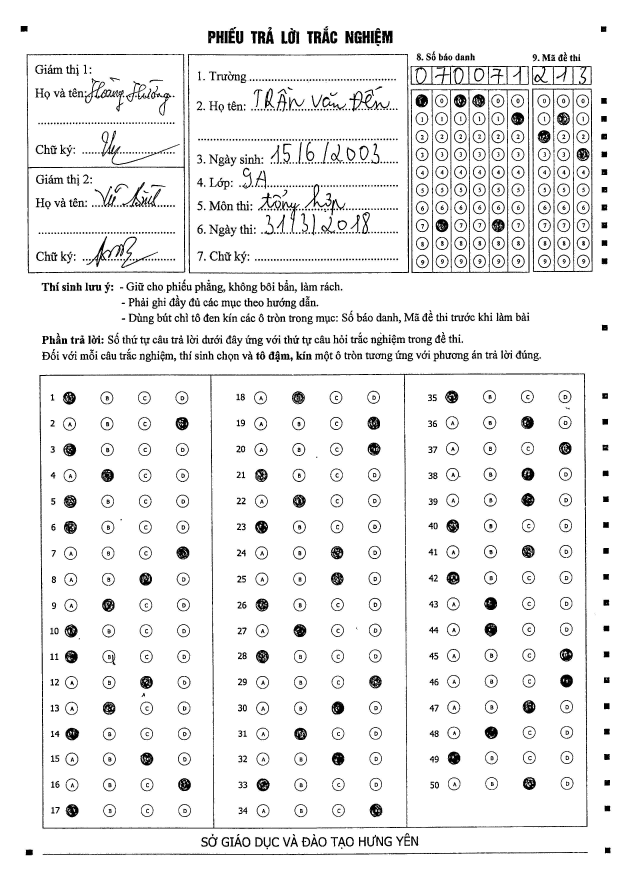
#> input picture data/images/20180402-1100 Bai thi 1.JPG, 2500 x 3524 px (shown at 1/4 size)
$ python -i main.py   (imports and definitions only)
#> lines starting #> are read from the running program, lines starting #| are printed output that depends on the picture; after the words box and inside, x2 and y2 are one past the last pixel; in counts of white or black regions, pixels touching at a corner belong together
#> further down, picture is the input picture: shape (3524, 2500, 3); min 0, max 255, mean 237.8
### utils.py
import base64
import math
import cv2 as cv
from imutils.perspective import four_point_transform
import numpy as np


def get_threshold(im):
    """
    perform a guassian blur and threshold on a image for image processing.
    Returns the blurred and thresholded image.


    :param im:
    :return:
    """

    blurred = cv.GaussianBlur(im, (5,5), 0)
    _, threshold = cv.threshold(blurred, 0, 255, cv.THRESH_BINARY_INV | cv.THRESH_OTSU)
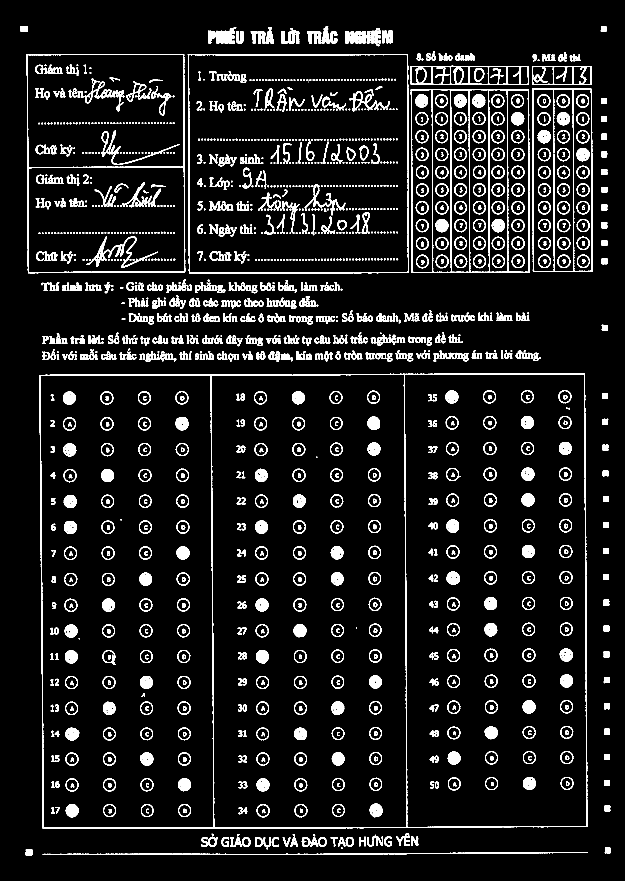
#> threshold: shape (3524, 2500) (shown at 1/4 size); 7.3% white; 1776 white regions (6 under 20 px)
    return threshold


# [60 lines left out: functions get_transform, rotate_image, encode_image, not called in this run]

### main.py
import os
import sys
import argparse
import json
import re
import cv2 as cv
from imutils.perspective import four_point_transform
import pyzbar.pyzbar as pyzbar
import parser_config
import utils
from test_box import TestBox

class Grader:
# Tim khu vuc bai lam:
    def find_page(self, im):
        # Tim va tra ve o thong tin tra loi trong anh bai lam:
        """
              Tim va tra ve khu vưc bài làm với hình cho trước.

               Args:
                   im (numpy.ndarray): ảnh thử nghiệm.

               Returns:
                   numpy.ndarray: An ndarray representing the test box in the image.

               """
        # Convert image to grayscale then blur to better detect contours.
        imgray = cv.cvtColor(im, cv.COLOR_BGR2GRAY)
        threshold = utils.get_threshold(imgray)

        # Find contour for entire page.
        contours, _ = cv.findContours(threshold, cv.RETR_EXTERNAL,
                                      cv.CHAIN_APPROX_SIMPLE)
#> contours = 582 contours, 13 with area under 20; largest, box (x1, y1, x2, y2) and area: (158, 1494, 2350, 3315) 2559280, (751, 216, 1636, 1095) 769508, (106, 216, 741, 1093) 548891, (1643, 357, 2118, 1092) 345094, (2129, 354, 2370, 1088) 173788
        contours = sorted(contours, key=cv.contourArea, reverse=True)

        if len(contours) > 0:
            # Approximate the contour.
            for contour in contours:
                peri = cv.arcLength(contour, True)
                approx = cv.approxPolyDP(contour, 0.02 * peri, True)

                # Verify that contour has four corners.
                if len(approx) == 4:
                    page = approx
                    break
#> this loop made 2 passes
#> (peri, page) on pass 2: (3583.9, [[751, 218], [756, 1092], [1635, 1090], [1630, 216]])
#> peri on pass 1: 13450.2
        else:
            return None

        return four_point_transform(imgray, page.reshape(4, 2))
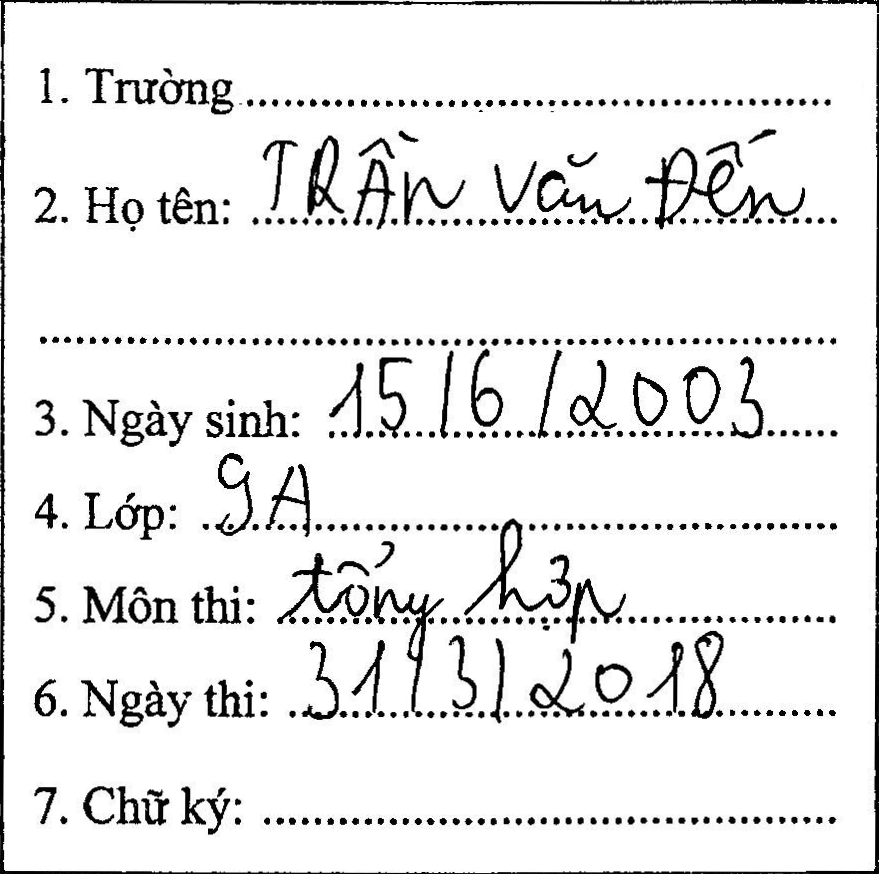
#> returned value: shape (874, 879); min 0, max 255, mean 234.1

        # Nhận diện mã QR code


    # [317 lines left out: functions decode_qr, image_is_upright, upright_image, scale_config_r, scale_config, load_correct_answers and 2 more, not called in this run]

>>> import cv2
>>> picture = cv2.imread('data/images/20180402-1100 Bai thi 1.JPG')
>>> result = Grader().find_page(picture)

$ run again, on data/images/20180402-1100 Bai thi 2.JPG
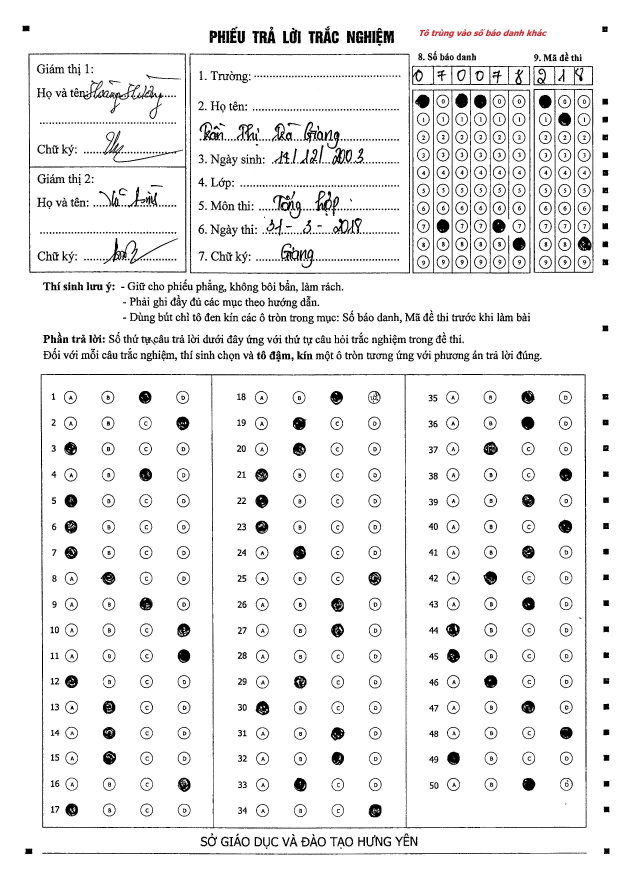
#> input picture data/images/20180402-1100 Bai thi 2.JPG, 2502 x 3521 px (shown at 1/4 size)
#> picture is the input picture: shape (3521, 2502, 3); mean B, G, R 237.4, 237.4, 237.5
#> in get_threshold, `_, threshold = cv.threshold(blurred, 0, 255, cv.THRESH_BINARY_INV | cv..`:
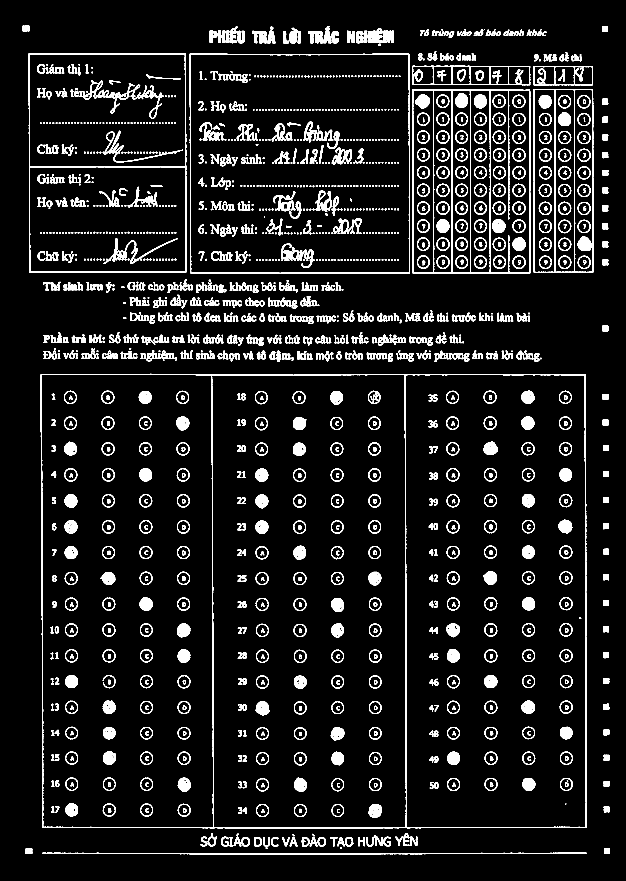
#> threshold: shape (3521, 2502) (shown at 1/4 size); 7.4% white; 1785 white regions (5 under 20 px)
#> contours = 726 contours, 17 with area under 20; largest, box (x1, y1, x2, y2) and area: (163, 1495, 2346, 3314) 1258366, (758, 214, 1640, 1095) 770612, (114, 213, 747, 1091) 549100, (1649, 358, 2123, 1094) 232689, (2134, 356, 2374, 1091) 173937
#> the loop in find_page, `for contour in contours:` made 2 passes
#> (peri, page) on pass 2: (3600.2, [[760, 214], [760, 1091], [1637, 1093], [1637, 217]])
#> in find_page, `return four_point_transform(imgray, page.reshape(4, 2))`:
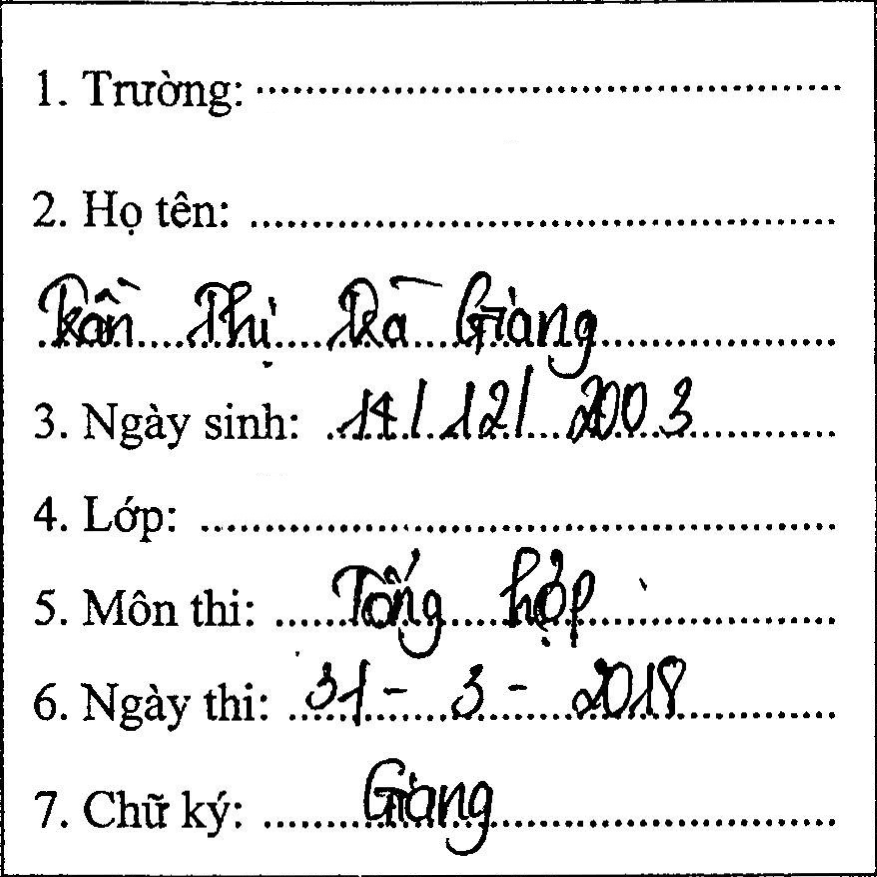
#> returned value: shape (877, 877); min 0, max 255, mean 233

$ run again, on data/images/20180402-1100 Bai thi 3.JPG
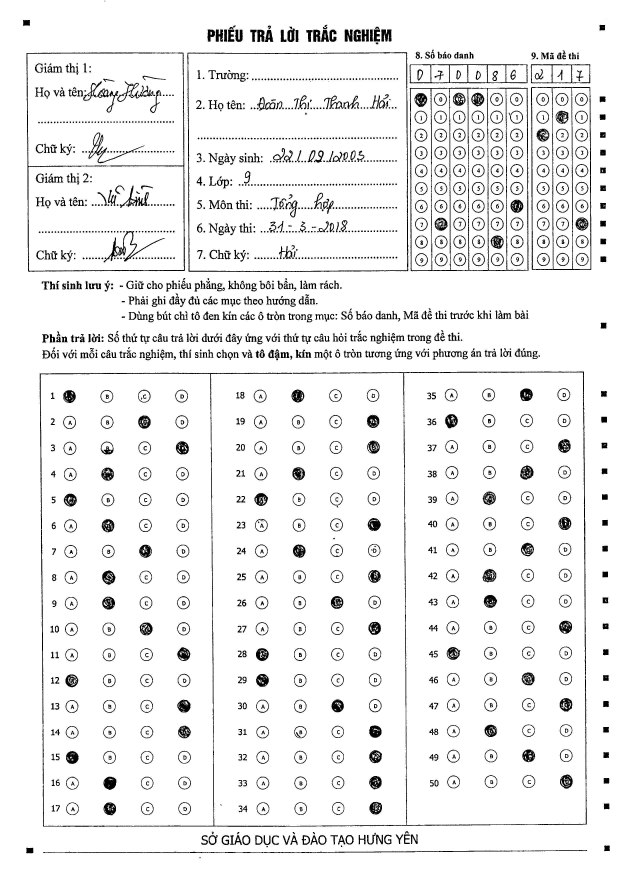
#> input picture data/images/20180402-1100 Bai thi 3.JPG, 2491 x 3518 px (shown at 1/4 size)
#> picture is the input picture: shape (3518, 2491, 3); min 0, max 255, mean 238.2
#> in get_threshold, `_, threshold = cv.threshold(blurred, 0, 255, cv.THRESH_BINARY_INV | cv..`:
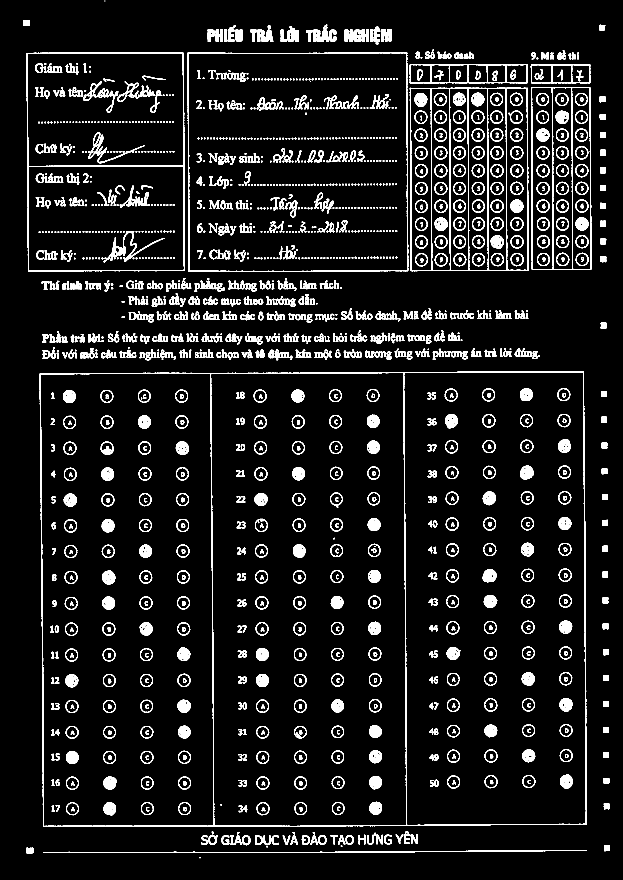
#> threshold: shape (3518, 2491) (shown at 1/4 size); 7.1% white; 1786 white regions (6 under 20 px)
#> contours = 604 contours, 17 with area under 20; largest, box (x1, y1, x2, y2) and area: (159, 1486, 2347, 3307) 2551430, (749, 209, 1633, 1088) 767490, (106, 210, 740, 1087) 547322, (1639, 351, 2114, 1085) 284062, (2124, 348, 2365, 1080) 172988
#> the loop in find_page, `for contour in contours:` made 2 passes
#> (peri, page) on pass 2: (3611.4, [[1627, 209], [750, 211], [755, 1086], [1632, 1082]])
#> in find_page, `return four_point_transform(imgray, page.reshape(4, 2))`:
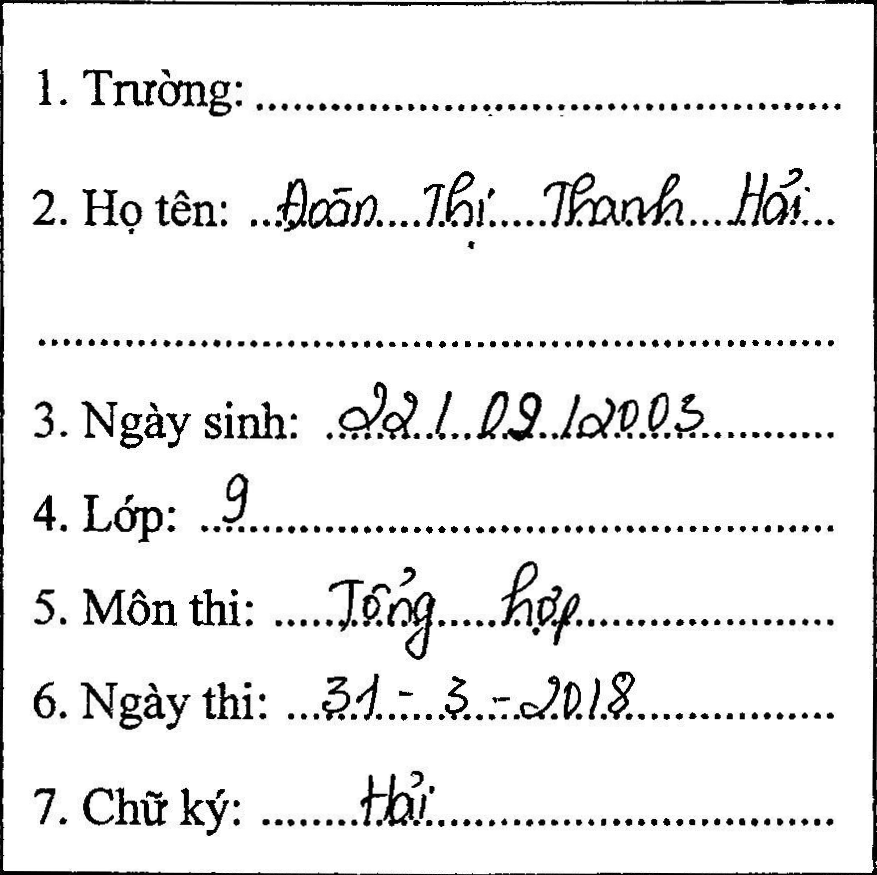
#> returned value: shape (875, 877); min 0, max 255, mean 236.5

$ run again, on data/images/20180402-1100 Bai thi 4.JPG
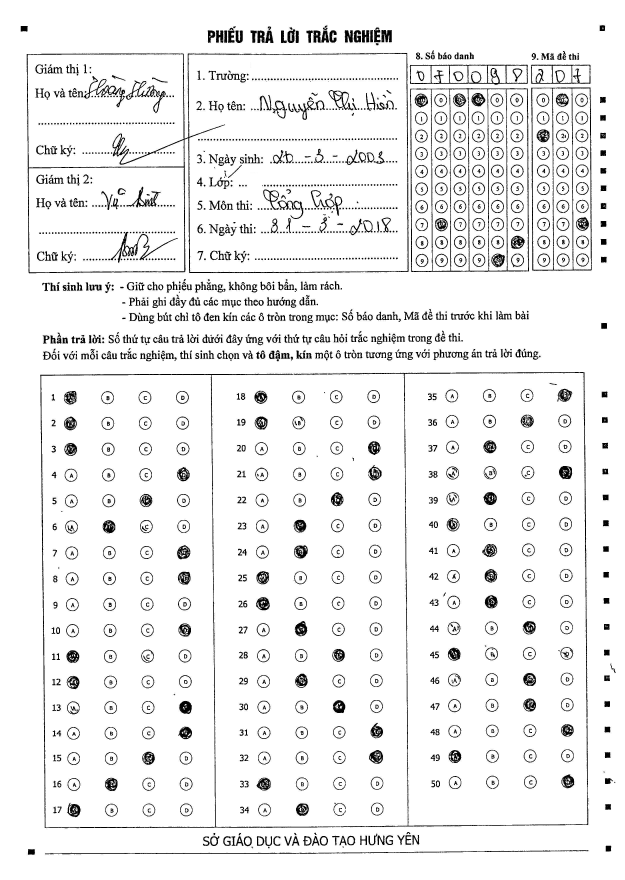
#> input picture data/images/20180402-1100 Bai thi 4.JPG, 2498 x 3518 px (shown at 1/4 size)
#> picture is the input picture: shape (3518, 2498, 3); min 0, max 255, mean 238.2
#> in get_threshold, `_, threshold = cv.threshold(blurred, 0, 255, cv.THRESH_BINARY_INV | cv..`:
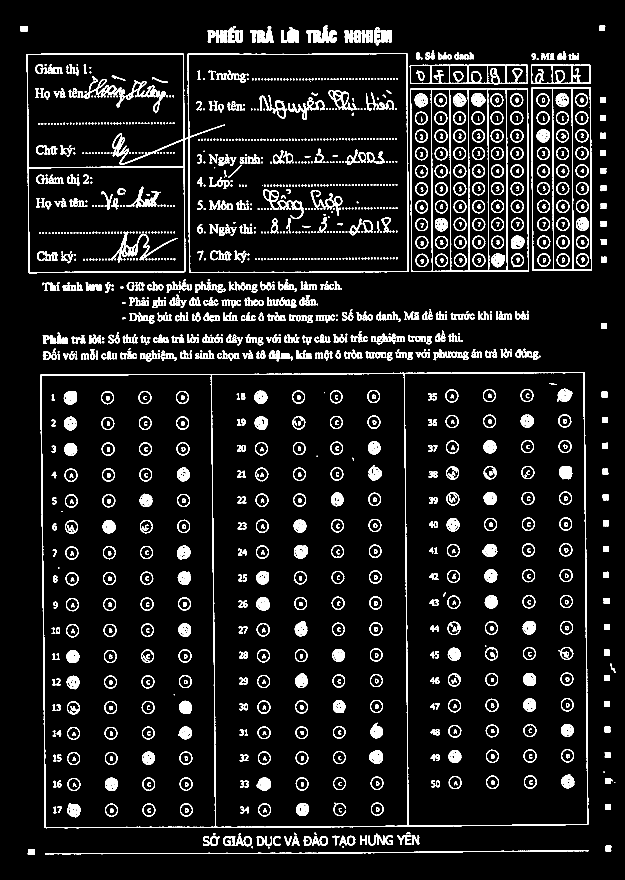
#> threshold: shape (3518, 2498) (shown at 1/4 size); 7.2% white; 1798 white regions (20 under 20 px)
#> contours = 695 contours, 23 with area under 20; largest, box (x1, y1, x2, y2) and area: (161, 1488, 2353, 3313) 1323378, (107, 212, 1635, 1093) 1316151, (1640, 353, 2116, 1088) 343718, (2125, 350, 2367, 1083) 173088, (1639, 259, 2112, 339) 35235
#> the loop in find_page, `for contour in contours:` made 3 passes
#> (peri, page) on pass 3: (2457.7, [[1641, 355], [1644, 1085], [2115, 1085], [2110, 354]])
#> in find_page, `return four_point_transform(imgray, page.reshape(4, 2))`:
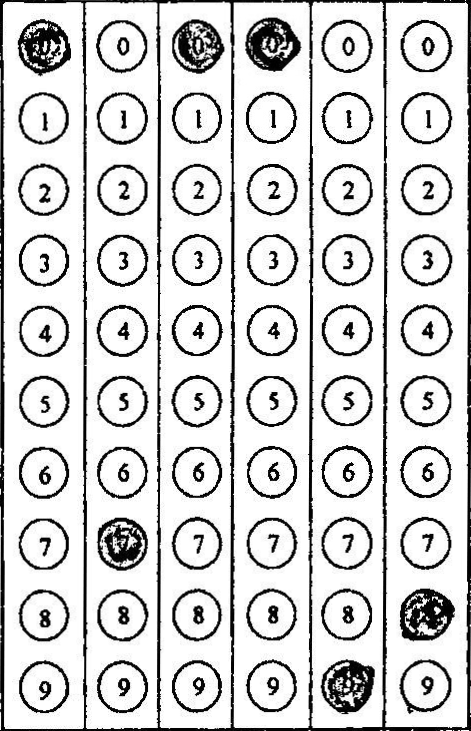
#> returned value: shape (731, 471); min 0, max 255, mean 210.9
